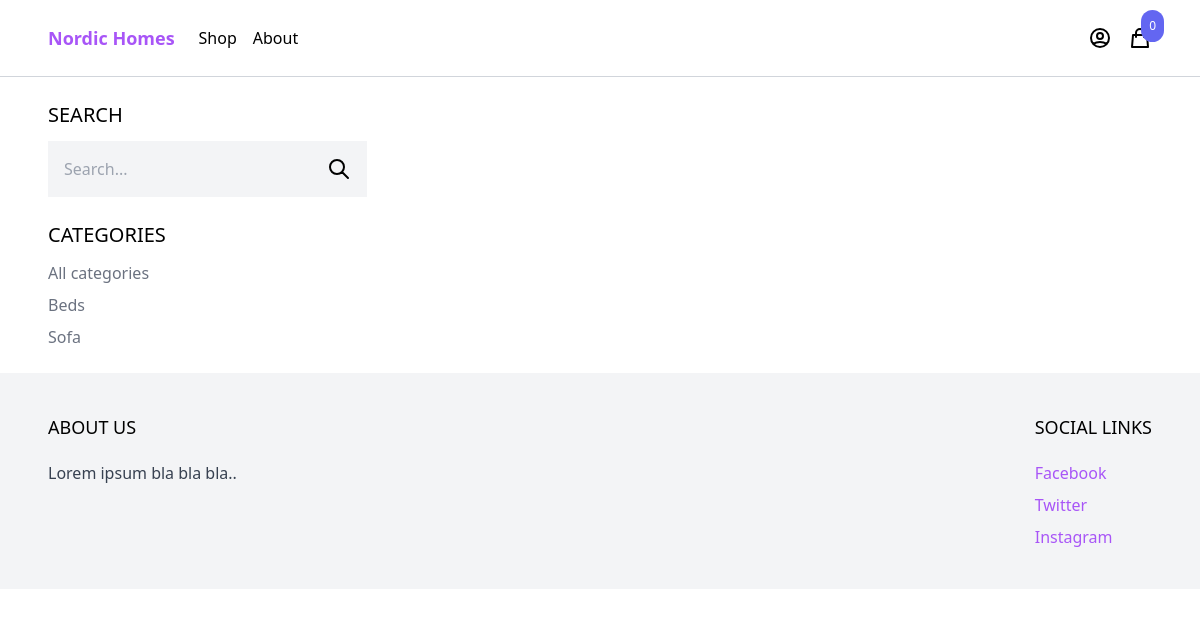
/shop/?category=first-category, run on an earlier commit of the app's database.
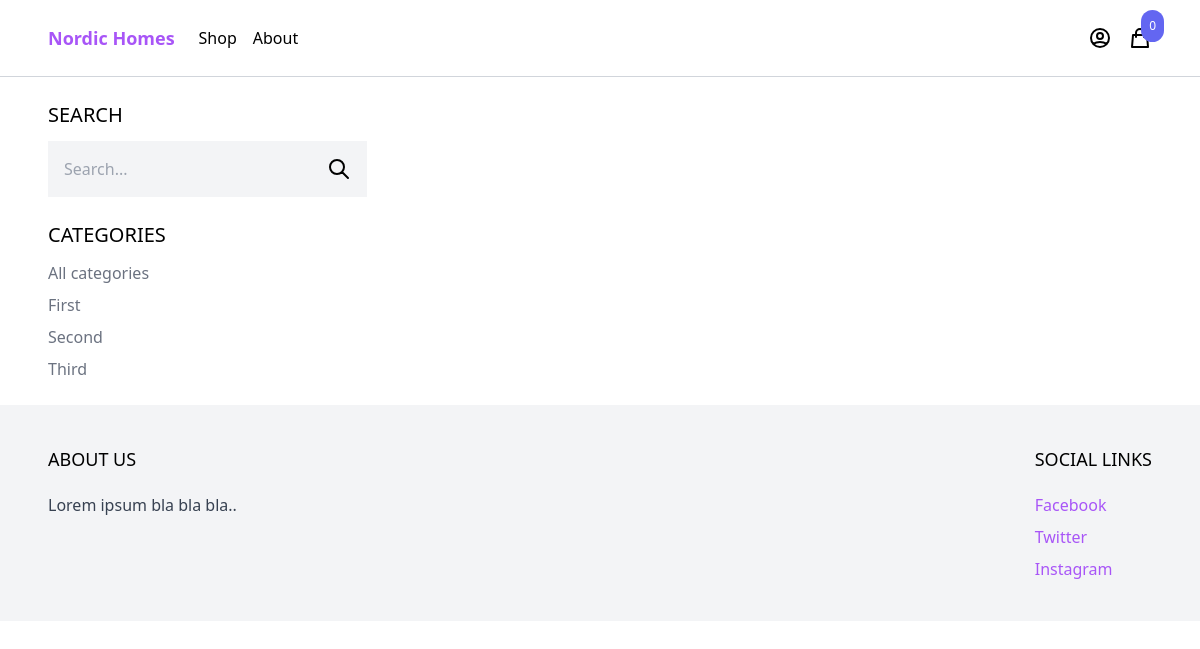
And on a later commit of the database.
### product/models.py (models this page shows, shortened)
class Category(models.Model):
    name = models.CharField(max_length=255)
    slug = models.SlugField()
    class Meta:
        verbose_name_plural = 'Categories'

### core/views.py (the view)
# urls.py: path('shop/', views.ShopView.as_view(), name="shop"),
class ShopView(generic.ListView):
    queryset = Product.objects.select_related('category').all()
    context_object_name = 'products'
    template_name = 'core/shop.html'
    @property
    def query(self):
        return self.request.GET.get('query', '')
    @property
    def active_category(self):
        return self.request.GET.get('category', '')
    def get_context_data(self, **kwargs):
        context = super().get_context_data(**kwargs)
        context['categories'] = Category.objects.all()
        context['active_category'] = self.active_category
        return context
    def get_queryset(self):
        queryset = super().get_queryset()
        if active_category := self.active_category:
            queryset = queryset.filter(category__slug=active_category)
        if query := self.query:
            queryset = queryset.filter(
                Q(name__icontains=query) | Q(description__icontains=query))
        return queryset

### cart/cart.py (called while the page is built)
    def __len__(self):
        return sum(item['quantity'] for item in self.cart.values())

### cart/context_processors.py (called while the page is built)
def cart(request):
    return {'cart': Cart(request)}

### core/templates/core/shop.html (shortened to what this page needs)
{% extends 'core/base.html' %}
{% block content %}
  <div class="max-w-6xl mx-auto flex flex-wrap items-start py-6 px-6 xl:px-0">
    <div class="filters w-full lg:w-1/4">
      <h3 class="mb-3 text-xl uppercase">Search</h3>
      <form
          method="get"
          action="."
      >
        <div class="flex">
          <input
              type="text"
              name="query"
              class="p-4 bg-gray-100 border-0"
              placeholder="Search..."
          >
          <button class="p-4 bg-gray-100 border-0">
            <svg
                xmlns="http://www.w3.org/2000/svg"
                class="h-6 w-6"
                fill="none"
                viewBox="0 0 24 24"
                stroke="currentColor"
            >
              <path
                  stroke-linecap="round"
                  stroke-linejoin="round"
                  stroke-width="2"
                  d="M21 21l-6-6m2-5a7 7 0 11-14 0 7 7 0 0114 0z"
              />
            </svg>
          </button>
        </div>
      </form>
      <h3 class="mt-6 mb-3 text-xl uppercase">Categories</h3>
      <ul class="space-y-2">
        <li>
          <a
              href="{% url 'shop' %}"
              class="{% if not active_category %}text-purple-500{% else %}text-gray-500{% endif %}"
          >All categories</a>
        </li>
        {% for category in categories %}
          <li><a
              href="{% url 'shop' %}?category={{ category.slug }}"
              class="{% if category.slug == active_category %}text-purple-500{% else %}text-gray-500{% endif %}"
          >{{ category.name }}</a></li>
        {% endfor %}
      </ul>
    </div>
  </div>
{% endblock %}

What changed in the data, as far as the page shows it:
removed Category: name "Beds"
removed Category: name "Sofa"
added Category: name "First"
added Category: name "Second"
added Category: name "Third"
